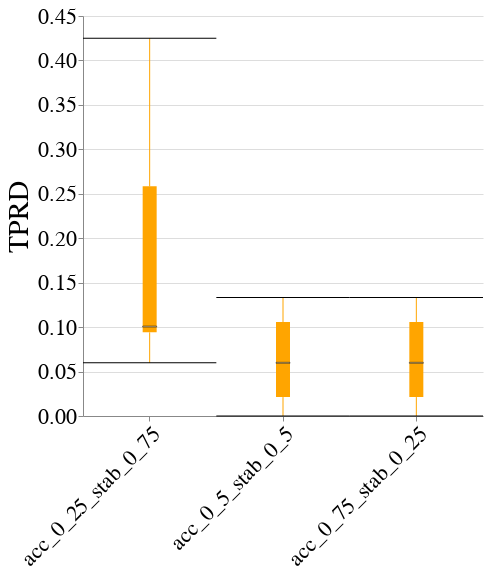

This figure's notebook cell:
### Code cell
create_box_plot_per_dataset_and_case_study(to_plot=best_lp_metrics_per_exp_config_df,
                                           exp_name=EXP_NAME,
                                           dataset_name=DATASET_NAME,
                                           case_study_name=CASE_STUDY_NAME,
                                           metric_name="Equalized_Odds_TPR",
                                           group=GROUP)

### Figure 1 — Vega-Lite specification as saved in the notebook (floating-point values rounded to 4 significant figures)
{"config": {"view": {"continuousWidth": 400, "continuousHeight": 300, "stroke": null}, "axis": {"labelFontSize": 22, "labelFontWeight": "normal", "titleFontSize": 28, "titleFontWeight": "normal"}, "title": {"fontSize": 28}}, "data": {"name": "data-1f93d4902995e92427ca19c1d11e7b50"}, "mark": {"type": "boxplot", "color": "orange", "median": {"stroke": "black", "strokeWidth": 0.7}, "ticks": true}, "encoding": {"x": {"axis": {"labelAngle": -45, "labelLimit": 500}, "field": "exp_config_name", "title": null, "type": "nominal"}, "y": {"field": "disparity_metric_value", "scale": {"zero": false}, "title": "TPRD", "type": "quantitative"}}, "height": 400, "width": 400, "$schema": "https://vega.github.io/schema/vega-lite/v4.17.0.json", "datasets": {"data-1f93d4902995e92427ca19c1d11e7b50": [{"exp_config_name": "acc_0_25_stab_0_75", "run_num": 1, "logical_pipeline_uuid": "Tm9uZSZOT19GQUlSTkVTU19JTlRFUlZFTlRJT04mcmZfY2xm", "physical_pipeline_uuid": "8939878e-64d4-4d42-81cf-7eeedbae286f", "compound_pp_quality": 0.9347, "metric": "Equalized_Odds_TPR", "model_name": "rf_clf", "runtime_in_mins": 0.3662, "dataset_name": "diabetes", "logical_pipeline_name": "None&NO_FAIRNESS_INTERVENTION&rf_clf", "null_imputer_name": "None", "fairness_intervention_name": "NO_FAIRNESS_INTERVENTION", "Gender_dis": 0.9444, "Gender_priv": 0.8846, "overall": 0.9091, "disparity_metric_value": 0.05983}, {"exp_config_name": "acc_0_25_stab_0_75", "run_num": 2, "logical_pipeline_uuid": "Tm9uZSZOT19GQUlSTkVTU19JTlRFUlZFTlRJT04mcmZfY2xm", "physical_pipeline_uuid": "79bbab41-0032-49c6-b1cd-3044f196ff8a", "compound_pp_quality": 0.9195, "metric": "Equalized_Odds_TPR", "model_name": "rf_clf", "runtime_in_mins": 0.953, "dataset_name": "diabetes", "logical_pipeline_name": "None&NO_FAIRNESS_INTERVENTION&rf_clf", "null_imputer_name": "None", "fairness_intervention_name": "NO_FAIRNESS_INTERVENTION", "Gender_dis": 0.9091, "Gender_priv": 0.8085, "overall": 0.85, "disparity_metric_value": 0.1006}, {"exp_config_name": "acc_0_25_stab_0_75", "run_num": 3, "logical_pipeline_uuid": "Tm9uZSZOT19GQUlSTkVTU19JTlRFUlZFTlRJT04mcmZfY2xm", "physical_pipeline_uuid": "eb15408e-83cb-4852-8e1d-cc6f474dde04", "compound_pp_quality": 0.9105, "metric": "Equalized_Odds_TPR", "model_name": "rf_clf", "runtime_in_mins": 1.264, "dataset_name": "diabetes", "logical_pipeline_name": "None&NO_FAIRNESS_INTERVENTION&rf_clf", "null_imputer_name": "None", "fairness_intervention_name": "NO_FAIRNESS_INTERVENTION", "Gender_dis": 0.9667, "Gender_priv": 0.7083, "overall": 0.8077, "disparity_metric_value": 0.2583}, {"exp_config_name": "acc_0_25_stab_0_75", "run_num": 4, "logical_pipeline_uuid": "Tm9uZSZOT19GQUlSTkVTU19JTlRFUlZFTlRJT04mbHJfY2xm", "physical_pipeline_uuid": "b0a04c13-c135-4b91-a5e7-cb45fa50b464", "compound_pp_quality": 0.9029, "metric": "Equalized_Odds_TPR", "model_name": "lr_clf", "runtime_in_mins": 0.07371, "dataset_name": "diabetes", "logical_pipeline_name": "None&NO_FAIRNESS_INTERVENTION&lr_clf", "null_imputer_name": "None", "fairness_intervention_name": "NO_FAIRNESS_INTERVENTION", "Gender_dis": 0.9143, "Gender_priv": 0.4894, "overall": 0.6707, "disparity_metric_value": 0.4249}, {"exp_config_name": "acc_0_25_stab_0_75", "run_num": 5, "logical_pipeline_uuid": "Tm9uZSZOT19GQUlSTkVTU19JTlRFUlZFTlRJT04mbGdibV9jbGY=", "physical_pipeline_uuid": "628f1069-1112-4519-b182-8aef53652da5", "compound_pp_quality": 0.9134, "metric": "Equalized_Odds_TPR", "model_name": "lgbm_clf", "runtime_in_mins": 0.04169, "dataset_name": "diabetes", "logical_pipeline_name": "None&NO_FAIRNESS_INTERVENTION&lgbm_clf", "null_imputer_name": "None", "fairness_intervention_name": "NO_FAIRNESS_INTERVENTION", "Gender_dis": 0.7941, "Gender_priv": 0.7, "overall": 0.7432, "disparity_metric_value": 0.09412}, {"exp_config_name": "acc_0_5_stab_0_5", "run_num": 1, "logical_pipeline_uuid": "Tm9uZSZOT19GQUlSTkVTU19JTlRFUlZFTlRJT04mcmZfY2xm", "physical_pipeline_uuid": "9ed649c2-5c45-4353-aa8a-ff670a0aa419", "compound_pp_quality": 0.9332, "metric": "Equalized_Odds_TPR", "model_name": "rf_clf", "runtime_in_mins": 0.3788, "dataset_name": "diabetes", "logical_pipeline_name": "None&NO_FAIRNESS_INTERVENTION&rf_clf", "null_imputer_name": "None", "fairness_intervention_name": "NO_FAIRNESS_INTERVENTION", "Gender_dis": 0.9444, "Gender_priv": 0.8846, "overall": 0.9091, "disparity_metric_value": 0.05983}, {"exp_config_name": "acc_0_5_stab_0_5", "run_num": 2, "logical_pipeline_uuid": "Tm9uZSZOT19GQUlSTkVTU19JTlRFUlZFTlRJT04mcmZfY2xm", "physical_pipeline_uuid": "cd8f0374-361c-4344-a8b3-e047bb5cfcd5", "compound_pp_quality": 0.9282, "metric": "Equalized_Odds_TPR", "model_name": "rf_clf", "runtime_in_mins": 1.145, "dataset_name": "diabetes", "logical_pipeline_name": "None&NO_FAIRNESS_INTERVENTION&rf_clf", "null_imputer_name": "None", "fairness_intervention_name": "NO_FAIRNESS_INTERVENTION", "Gender_dis": 1.0, "Gender_priv": 0.9787, "overall": 0.9875, "disparity_metric_value": 0.02128}, {"exp_config_name": "acc_0_5_stab_0_5", "run_num": 3, "logical_pipeline_uuid": "Tm9uZSZOT19GQUlSTkVTU19JTlRFUlZFTlRJT04mcmZfY2xm", "physical_pipeline_uuid": "080b2bd1-ee71-4027-9deb-b1ca6afb739a", "compound_pp_quality": 0.8995, "metric": "Equalized_Odds_TPR", "model_name": "rf_clf", "runtime_in_mins": 0.1698, "dataset_name": "diabetes", "logical_pipeline_name": "None&NO_FAIRNESS_INTERVENTION&rf_clf", "null_imputer_name": "None", "fairness_intervention_name": "NO_FAIRNESS_INTERVENTION", "Gender_dis": 0.9667, "Gender_priv": 0.8333, "overall": 0.8846, "disparity_metric_value": 0.1333}, {"exp_config_name": "acc_0_5_stab_0_5", "run_num": 4, "logical_pipeline_uuid": "Tm9uZSZOT19GQUlSTkVTU19JTlRFUlZFTlRJT04mcmZfY2xm", "physical_pipeline_uuid": "0f4eea10-2f4a-4c19-b1be-ed9c0c6007a1", "compound_pp_quality": 0.8987, "metric": "Equalized_Odds_TPR", "model_name": "rf_clf", "runtime_in_mins": 0.2083, "dataset_name": "diabetes", "logical_pipeline_name": "None&NO_FAIRNESS_INTERVENTION&rf_clf", "null_imputer_name": "None", "fairness_intervention_name": "NO_FAIRNESS_INTERVENTION", "Gender_dis": 0.9143, "Gender_priv": 0.8085, "overall": 0.8537, "disparity_metric_value": 0.1058}, {"exp_config_name": "acc_0_5_stab_0_5", "run_num": 5, "logical_pipeline_uuid": "Tm9uZSZOT19GQUlSTkVTU19JTlRFUlZFTlRJT04mcmZfY2xm", "physical_pipeline_uuid": "ac27dc05-df85-4a91-b331-4322c5cdefe9", "compound_pp_quality": 0.9032, "metric": "Equalized_Odds_TPR", "model_name": "rf_clf", "runtime_in_mins": 0.3644, "dataset_name": "diabetes", "logical_pipeline_name": "None&NO_FAIRNESS_INTERVENTION&rf_clf", "null_imputer_name": "None", "fairness_intervention_name": "NO_FAIRNESS_INTERVENTION", "Gender_dis": 1.0, "Gender_priv": 1.0, "overall": 1.0, "disparity_metric_value": 0.0}, {"exp_config_name": "acc_0_75_stab_0_25", "run_num": 1, "logical_pipeline_uuid": "Tm9uZSZOT19GQUlSTkVTU19JTlRFUlZFTlRJT04mcmZfY2xm", "physical_pipeline_uuid": "554f6185-d959-4824-9773-9798c0a8f4de", "compound_pp_quality": 0.9317, "metric": "Equalized_Odds_TPR", "model_name": "rf_clf", "runtime_in_mins": 0.4316, "dataset_name": "diabetes", "logical_pipeline_name": "None&NO_FAIRNESS_INTERVENTION&rf_clf", "null_imputer_name": "None", "fairness_intervention_name": "NO_FAIRNESS_INTERVENTION", "Gender_dis": 0.9444, "Gender_priv": 0.8846, "overall": 0.9091, "disparity_metric_value": 0.05983}, {"exp_config_name": "acc_0_75_stab_0_25", "run_num": 2, "logical_pipeline_uuid": "Tm9uZSZOT19GQUlSTkVTU19JTlRFUlZFTlRJT04mcmZfY2xm", "physical_pipeline_uuid": "e613408e-f6db-4c3e-b7f7-a3eae1c5d163", "compound_pp_quality": 0.9427, "metric": "Equalized_Odds_TPR", "model_name": "rf_clf", "runtime_in_mins": 0.8657, "dataset_name": "diabetes", "logical_pipeline_name": "None&NO_FAIRNESS_INTERVENTION&rf_clf", "null_imputer_name": "None", "fairness_intervention_name": "NO_FAIRNESS_INTERVENTION", "Gender_dis": 1.0, "Gender_priv": 0.9787, "overall": 0.9875, "disparity_metric_value": 0.02128}, {"exp_config_name": "acc_0_75_stab_0_25", "run_num": 3, "logical_pipeline_uuid": "Tm9uZSZOT19GQUlSTkVTU19JTlRFUlZFTlRJT04mcmZfY2xm", "physical_pipeline_uuid": "972dc5a6-023f-450a-92e0-db2b8c573393", "compound_pp_quality": 0.8949, "metric": "Equalized_Odds_TPR", "model_name": "rf_clf", "runtime_in_mins": 0.2151, "dataset_name": "diabetes", "logical_pipeline_name": "None&NO_FAIRNESS_INTERVENTION&rf_clf", "null_imputer_name": "None", "fairness_intervention_name": "NO_FAIRNESS_INTERVENTION", "Gender_dis": 0.9667, "Gender_priv": 0.8333, "overall": 0.8846, "disparity_metric_value": 0.1333}, {"exp_config_name": "acc_0_75_stab_0_25", "run_num": 4, "logical_pipeline_uuid": "Tm9uZSZOT19GQUlSTkVTU19JTlRFUlZFTlRJT04mcmZfY2xm", "physical_pipeline_uuid": "e51af03b-af06-4f76-a026-a4c7098e1a64", "compound_pp_quality": 0.9025, "metric": "Equalized_Odds_TPR", "model_name": "rf_clf", "runtime_in_mins": 0.09414, "dataset_name": "diabetes", "logical_pipeline_name": "None&NO_FAIRNESS_INTERVENTION&rf_clf", "null_imputer_name": "None", "fairness_intervention_name": "NO_FAIRNESS_INTERVENTION", "Gender_dis": 0.9143, "Gender_priv": 0.8085, "overall": 0.8537, "disparity_metric_value": 0.1058}, {"exp_config_name": "acc_0_75_stab_0_25", "run_num": 5, "logical_pipeline_uuid": "Tm9uZSZOT19GQUlSTkVTU19JTlRFUlZFTlRJT04mcmZfY2xm", "physical_pipeline_uuid": "7fa89018-728c-438b-bbe3-7eff626ca6d3", "compound_pp_quality": 0.9307, "metric": "Equalized_Odds_TPR", "model_name": "rf_clf", "runtime_in_mins": 0.6347, "dataset_name": "diabetes", "logical_pipeline_name": "None&NO_FAIRNESS_INTERVENTION&rf_clf", "null_imputer_name": "None", "fairness_intervention_name": "NO_FAIRNESS_INTERVENTION", "Gender_dis": 1.0, "Gender_priv": 1.0, "overall": 1.0, "disparity_metric_value": 0.0}]}}
